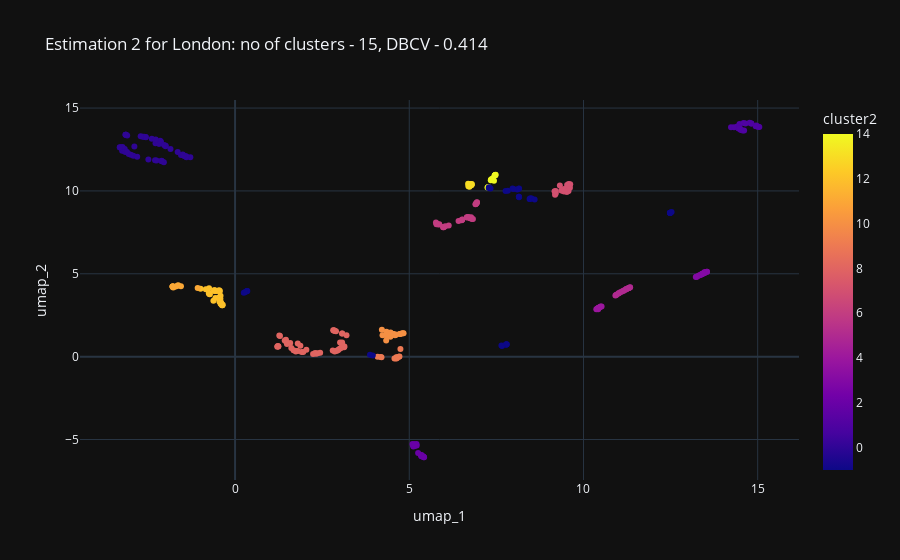

Notebook cell for this chart:
### Code cell
import plotly.express as px
px.scatter(gb_train_umap_df, x="umap_1", y="umap_2", color = "cluster2",  template = "plotly_dark", title = "Estimation 2 for London: no of clusters - 15, DBCV - 0.414")

### Figure 1 — Plotly figure (JSON) as saved in the notebook; plotly's stock layout.template omitted (floating-point values rounded to 4 significant figures; data arrays with more than 128 entries replaced by an {"elided": "..."} marker saying what was removed)
{"data": [{"hovertemplate": "umap_1=%{x}<br>umap_2=%{y}<br>cluster2=%{marker.color}<extra></extra>", "legendgroup": "", "marker": {"color": {"elided": "390 int values"}, "coloraxis": "coloraxis", "symbol": "circle"}, "mode": "markers", "name": "", "orientation": "v", "showlegend": false, "type": "scatter", "x": {"elided": "390 float values"}, "xaxis": "x", "y": {"elided": "390 float values"}, "yaxis": "y"}], "layout": {"coloraxis": {"colorbar": {"title": {"text": "cluster2"}}, "colorscale": [[0, "#0d0887"], [0.1111, "#46039f"], [0.2222, "#7201a8"], [0.3333, "#9c179e"], [0.4444, "#bd3786"], [0.5556, "#d8576b"], [0.6667, "#ed7953"], [0.7778, "#fb9f3a"], [0.8889, "#fdca26"], [1, "#f0f921"]]}, "legend": {"tracegroupgap": 0}, "title": {"text": "Estimation 2 for London: no of clusters - 15, DBCV - 0.414"}, "xaxis": {"anchor": "y", "domain": [0, 1], "title": {"text": "umap_1"}}, "yaxis": {"anchor": "x", "domain": [0, 1], "title": {"text": "umap_2"}}}}
